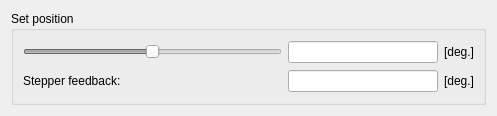
<?xml version="1.0" encoding="UTF-8"?>
<ui version="4.0">
 <class>StepperControlWidget</class>
 <widget class="QWidget" name="StepperControlWidget">
  <property name="geometry">
   <rect>
    <x>0</x>
    <y>0</y>
    <width>497</width>
    <height>116</height>
   </rect>
  </property>
  <property name="windowTitle">
   <string>Form</string>
  </property>
  <layout class="QGridLayout" name="gridLayout_2">
   <item row="0" column="0">
    <widget class="QGroupBox" name="groupBox">
     <property name="title">
      <string>Set position</string>
     </property>
     <layout class="QGridLayout" name="gridLayout">
      <item row="0" column="0">
       <widget class="QSlider" name="horizontalSliderStepperPositionInDeg">
        <property name="enabled">
         <bool>false</bool>
        </property>
        <property name="sizePolicy">
         <sizepolicy hsizetype="MinimumExpanding" vsizetype="Fixed">
          <horstretch>0</horstretch>
          <verstretch>0</verstretch>
         </sizepolicy>
        </property>
        <property name="minimum">
         <number>-360</number>
        </property>
        <property name="maximum">
         <number>360</number>
        </property>
        <property name="orientation">
         <enum>Qt::Horizontal</enum>
        </property>
       </widget>
      </item>
      <item row="0" column="1">
       <widget class="QLineEdit" name="lineEditStepperSliderPositionInDeg">
        <property name="minimumSize">
         <size>
          <width>100</width>
          <height>0</height>
         </size>
        </property>
        <property name="maximumSize">
         <size>
          <width>150</width>
          <height>16777215</height>
         </size>
        </property>
       </widget>
      </item>
      <item row="0" column="2">
       <widget class="QLabel" name="label_3">
        <property name="text">
         <string>[deg.]</string>
        </property>
       </widget>
      </item>
      <item row="1" column="0">
       <widget class="QLabel" name="label_2">
        <property name="text">
         <string>Stepper feedback: </string>
        </property>
       </widget>
      </item>
      <item row="1" column="1">
       <widget class="QLineEdit" name="lineEditStepperFeedbackInDeg">
        <property name="minimumSize">
         <size>
          <width>100</width>
          <height>0</height>
         </size>
        </property>
        <property name="maximumSize">
         <size>
          <width>150</width>
          <height>16777215</height>
         </size>
        </property>
       </widget>
      </item>
      <item row="1" column="2">
       <widget class="QLabel" name="label_4">
        <property name="text">
         <string>[deg.]</string>
        </property>
       </widget>
      </item>
     </layout>
    </widget>
   </item>
  </layout>
 </widget>
 <resources/>
 <connections/>
</ui>
